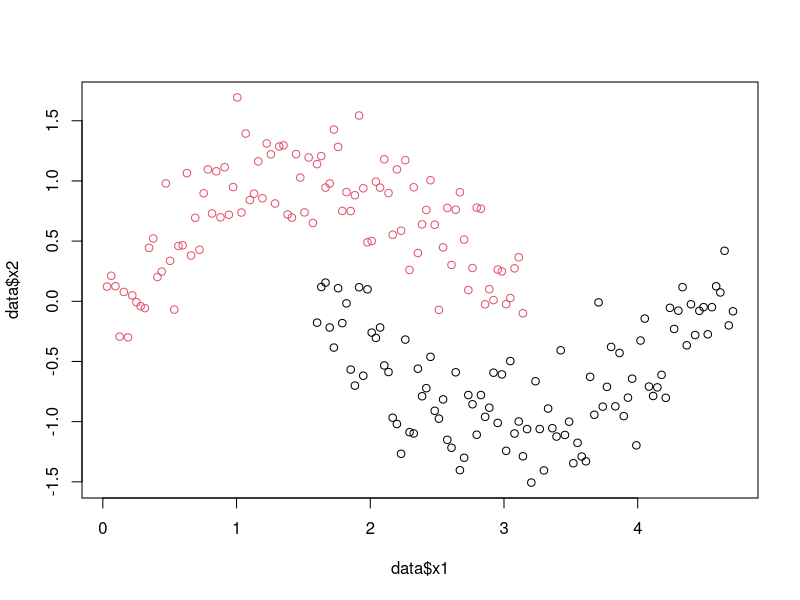

Recreate this plot in R. (Note: this script raises an error after producing the figure.)
library(kernlab)

# Mock data
make.sinusoidals <- function(m,noise=0.2) 
{
  x1 <- c(1:2*m)
  x2 <- c(1:2*m)
  for (i in 1:m) {
    x1[i] <- (i/m) * pi
    x2[i] <- sin(x1[i]) + rnorm(1,0,noise)
  }
  for (j in 1:m) {
    x1[m+j] <- (j/m + 1/2) * pi
    x2[m+j] <- cos(x1[m+j]) + rnorm(1,0,noise)
  }
  target <- as.factor(c(rep(+1,m),rep(-1,m)))
  return(data.frame(x1,x2,target))
}
data <- make.sinusoidals(100,noise=0.3)
plot(data$x1, data$x2, col=data$target)

## Mock Kernel matrix
rbf.kernel <- function(x, y, sigma=10) {
  return(exp(-sum((x-y)^2)^2/(2*sigma^2)))
}
kernel <- switch(kernelFun,
                 rbf=rbfdot(sigma = 1),
                 id=polydot(degree = 1, scale = 1, offset = 0))
K <- kernelMatrix(rbf, data[,1:2])

kernel.kmeans <- function(
  K, # Kernel matrix
  clusters, # Number of clusters
  assignments=NA, # Assignment matrix nrow(K) x clusters with 0-1
  iter.max=100 # Iteration maximum
) {
  # Assignment matrix
  if((!is.null(dim(assignments))
     && dim(assignments)[1] == nrow(K)
     && dim(assignments)[2] == clusters)) {
    Z <- assignments
  } else {
    # Equivalent assignments
    Z <- matrix(0, nrow = nrow(K), ncol = clusters)
    part <- nrow(K)/clusters +1
    rassign <- sapply(1:nrow(K)/part, function(x) floor(x)+1)
    for(i in 1:nrow(K)) {
      Z[i,rassign[i]] <- 1
    }
  }  
  # Cluster size matrix
  L <- diag(apply(Z, 2, function(x) 1/sum(x)))
  # Within cluster kernel sum
  g <- rep(0, clusters)
  for(l in 1:clusters) {
    G <- K[which(Z[,l] > 0),which(Z[,l] > 0)]
    g[l] <- sum(G)/L[l,l]^-2
  }  
  # Start iteration
  iter <- 1
  num.assign <- nrow(K)
  # Stop if num.assign are 0 (or if iter.max reached)
  while(iter < iter.max & num.assign != 0) {
    iter <- iter+1
    num.assign <- 0
    # Compute point-cluster kernels
    F <- K %*% Z %*% (-2*L)
    # Sum within cluster and point-cluster kernels
    d <- apply(F, 1, function(x) x + g)
    # Get new assignments
    rassingn <- apply(d, 2, which.min)
    for(i in 1:nrow(K)) {
      oldassign <- which(Z[i,] > 0)
      if(oldassign != rassingn[i]) {
        num.assign <- num.assign+1
        Z[i,oldassign] <- 0
        Z[i,rassingn[i]] <- 1
      }
    }
    # Recompute cluster size matrix
    L <- diag(apply(Z, 2, function(x) 1/sum(x)))    
    # Recompute within cluster kernels
    for(l in 1:clusters) {
      G <- K[which(Z[,l] > 0),which(Z[,l] > 0)]
      g[l] <- sum(G)/L[l,l]^-2
    }
  }
  print(paste("Finished Kernel Kmeans iterations with",iter,
              "iterations."))
  return(Z)
}

# Test functions agains normal kmeans
clusters <- 10
assignments <- matrix(0, nrow = nrow(K), ncol = clusters)
part <- nrow(K)/clusters +1
rassign <- sapply(1:nrow(K)/part, function(x) floor(x)+1)
for(i in 1:nrow(K)) {
  assignments[i,rassign[i]] <- 1
}
Z <- kernel.kmeans(K, clusters = clusters, iter.max = 10,
                   assignments = assignments)
target <- apply(Z, 1, which.max)
centers <- (t(assignments) %*% as.matrix(data[,1:2])) / apply(assignments, 2, sum)
kmns <- kmeans(data[,1:2], iter.max = 10,
               centers = centers)
plot(data$x1, data$x2, col=target)
plot(data$x1, data$x2, col=kmns$cluster)
